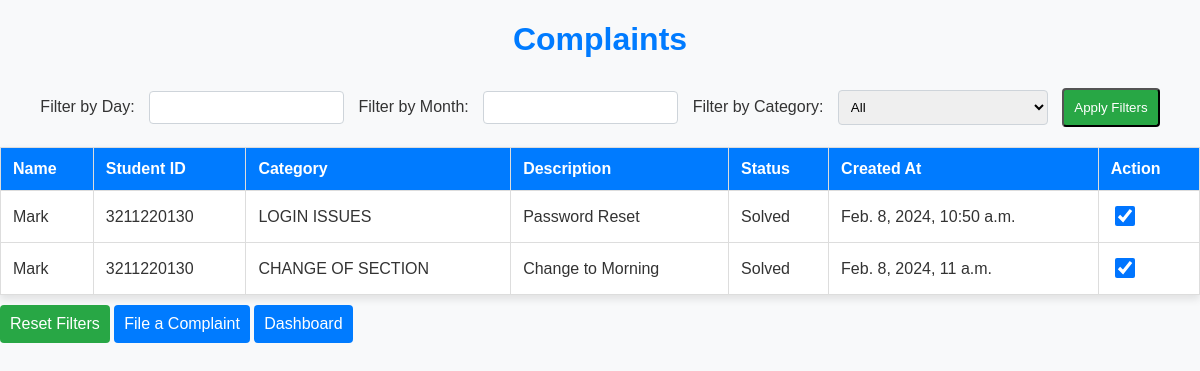
/complaints/complaint_list/ (signed in), run on an earlier commit of the app's database.
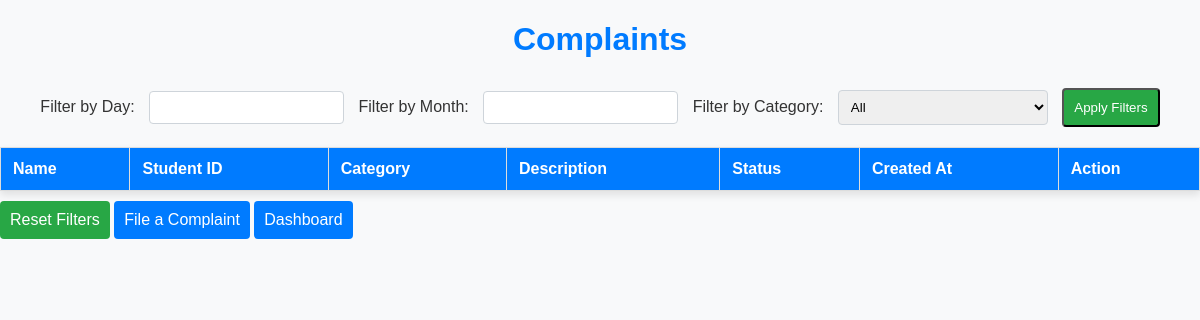
And on a later commit of the database.
### complaints/models.py (models this page shows, shortened)
class Complaint(models.Model):
    PENDING = 'Pending'
    SOLVED = 'Solved'
    STATUS_CHOICES = [
        (PENDING, 'Pending'),
        (SOLVED, 'Solved'),
    ]
    name = models.CharField(max_length=255)
    student_id = models.CharField(max_length=10)  # Add the student_id field
    category = models.ForeignKey(Category, on_delete=models.CASCADE)
    description = models.TextField()
    created_at = models.DateTimeField(auto_now_add=True)
    status = models.CharField(max_length=20, choices=STATUS_CHOICES, default=PENDING)

class Category(models.Model):
    name = models.CharField(max_length=255)

### complaints/views.py (the view)
# urls.py: path('complaint_list/', views.complaint_list, name='complaint_list'),
@login_required(login_url='login')
def complaint_list(request):
    filter_day = request.GET.get('day')
    filter_month = request.GET.get('month')
    filter_category = request.GET.get('category')
    complaints = Complaint.objects.all()
    if filter_day:
        complaints = complaints.filter(created_at__day=filter_day)
    if filter_month:
        complaints = complaints.filter(created_at__month=filter_month)
    if filter_category:
        complaints = complaints.filter(category__name=filter_category)
    return render(request, 'complaints/complaint_list.html', {'complaints': complaints})

### complaints/templates/complaints/complaint_list.html (shortened to what this page needs)
<!DOCTYPE html>
<html lang="en">
<head>
    <link rel="stylesheet" href="https://code.jquery.com/ui/1.12.1/themes/base/jquery-ui.css">
</head>
<body>
    <h1>Complaints</h1>
    <form method="get">
        <label for="day">Filter by Day:</label>
        <input type="text" id="datepickerDay" name="day" value="{{ request.GET.day }}">
        <label for="month">Filter by Month:</label>
        <input type="text" id="datepickerMonth" name="month" value="{{ request.GET.month }}">
        <label for="category">Filter by Category:</label>
        <select name="category">
            <option value="" {% if not request.GET.category %}selected{% endif %}>All</option>
        </select>
        <input type="submit" value="Apply Filters">
    </form>
    <table>
        <thead>
            <tr>
                <th>Name</th>
                <th>Student ID</th>
                <th>Category</th>
                <th>Description</th>
                <th>Status</th>
                <th>Created At</th>
                <th>Action</th>
            </tr>
        </thead>
        <tbody>
            {% for complaint in complaints %}
            <tr>
                <td>{{ complaint.name }}</td>
                <td>{{ complaint.student_id }}</td>
                <td>{{ complaint.category.name }}</td>
                <td>{{ complaint.description }}</td>
                <td>{{ complaint.status }}</td>
                <td>{{ complaint.created_at }}</td>
                <td>
                    <input type="checkbox" class="solve-checkbox" data-complaint-id="{{ complaint.id }}" {% if complaint.status == 'Solved' %}checked{% endif %}>
                </td>
            </tr>
            {% endfor %}
        </tbody>
    </table>
    <a href="{% url 'complaint_list' %}" class="reset-link">Reset Filters</a>
    <a href="{% url 'file_complaint' %}" class="action-links">File a Complaint</a>
    <a href="{% url 'dashboard' %}" class="action-links">Dashboard</a>
</body>
</html>

### complaints/templates/complaints/complaint_list.html (style rules this page uses)
body { font-family: 'Arial', sans-serif; background-color: #f8f9fa; margin: 0; padding: 0; color: #333; }
h1 { text-align: center; color: #007bff; margin-bottom: 20px; }
form { margin: 20px 0; text-align: center; }
label { margin-right: 10px; color: #333; }
input[type="text"], select { padding: 8px; margin-right: 10px; border: 1px solid #ced4da; border-radius: 4px; box-sizing: border-box; }
input[type="submit"], a { display: inline-block; padding: 10px; background-color: #28a745; color: white; text-decoration: none; margin-top: 10px; border-radius: 4px; cursor: pointer; }
a.action-links { background-color: #007bff; }
table { width: 100%; border-collapse: collapse; margin-top: 20px; background-color: white; box-shadow: 0 4px 8px rgba(0, 0, 0, 0.1); }
th, td { border: 1px solid #ddd; padding: 12px; text-align: left; }
th { background-color: #007bff; color: white; }
.reset-link, .action-links { display: inline-block; margin-top: 10px; color: white; text-decoration: none; }

What changed in the data, as far as the page shows it:
removed Complaint: name "Mark", student_id "3211220130", category.name "LOGIN ISSUES", description "Password Reset", status "Solved", created_at "Feb. 8, 2024, 10:50 a.m.", status "☑"
removed Complaint: name "Mark", student_id "3211220130", category.name "CHANGE OF SECTION", description "Change to Morning", status "Solved", created_at "Feb. 8, 2024, 11 a.m.", status "☑"
